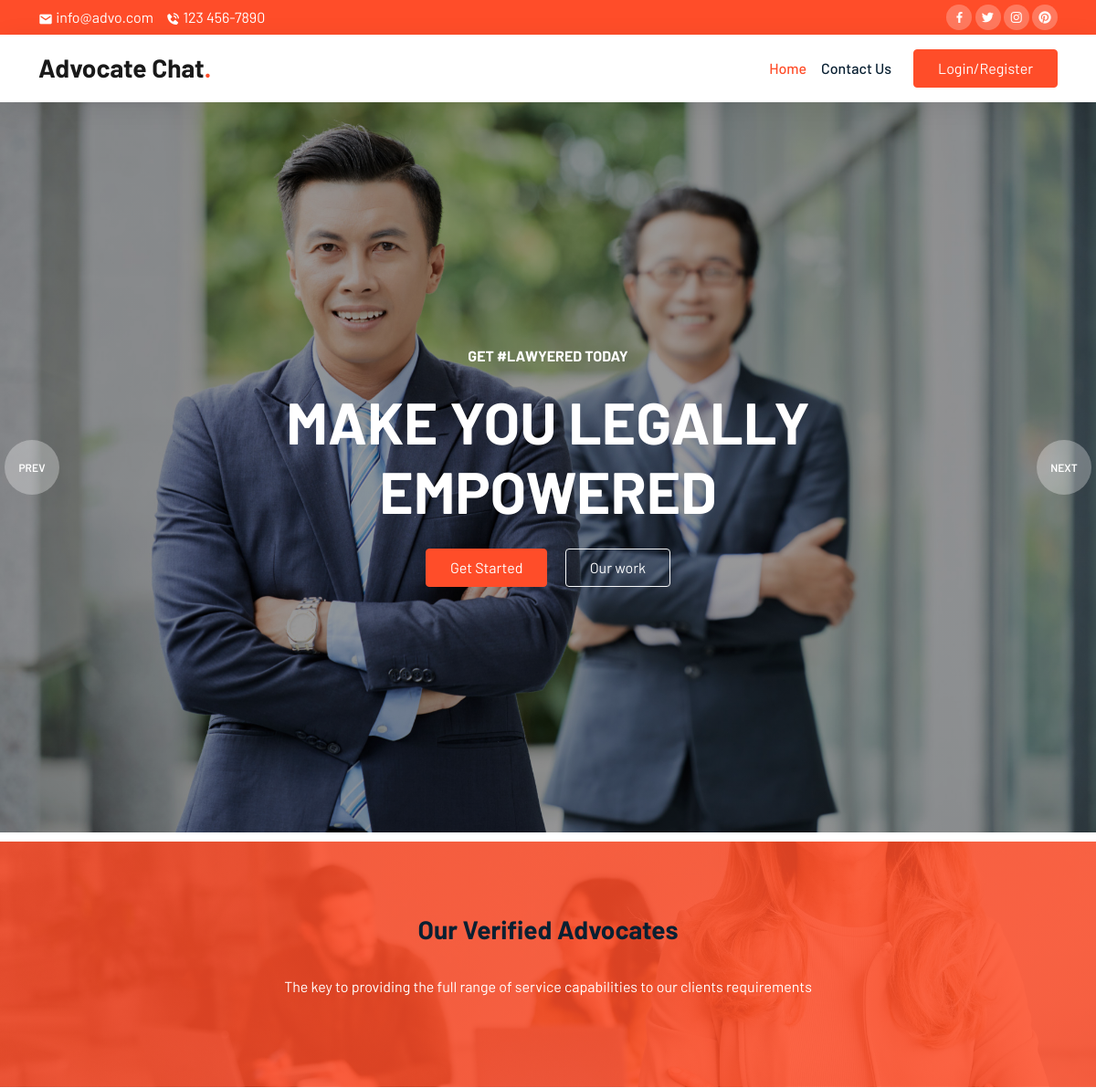
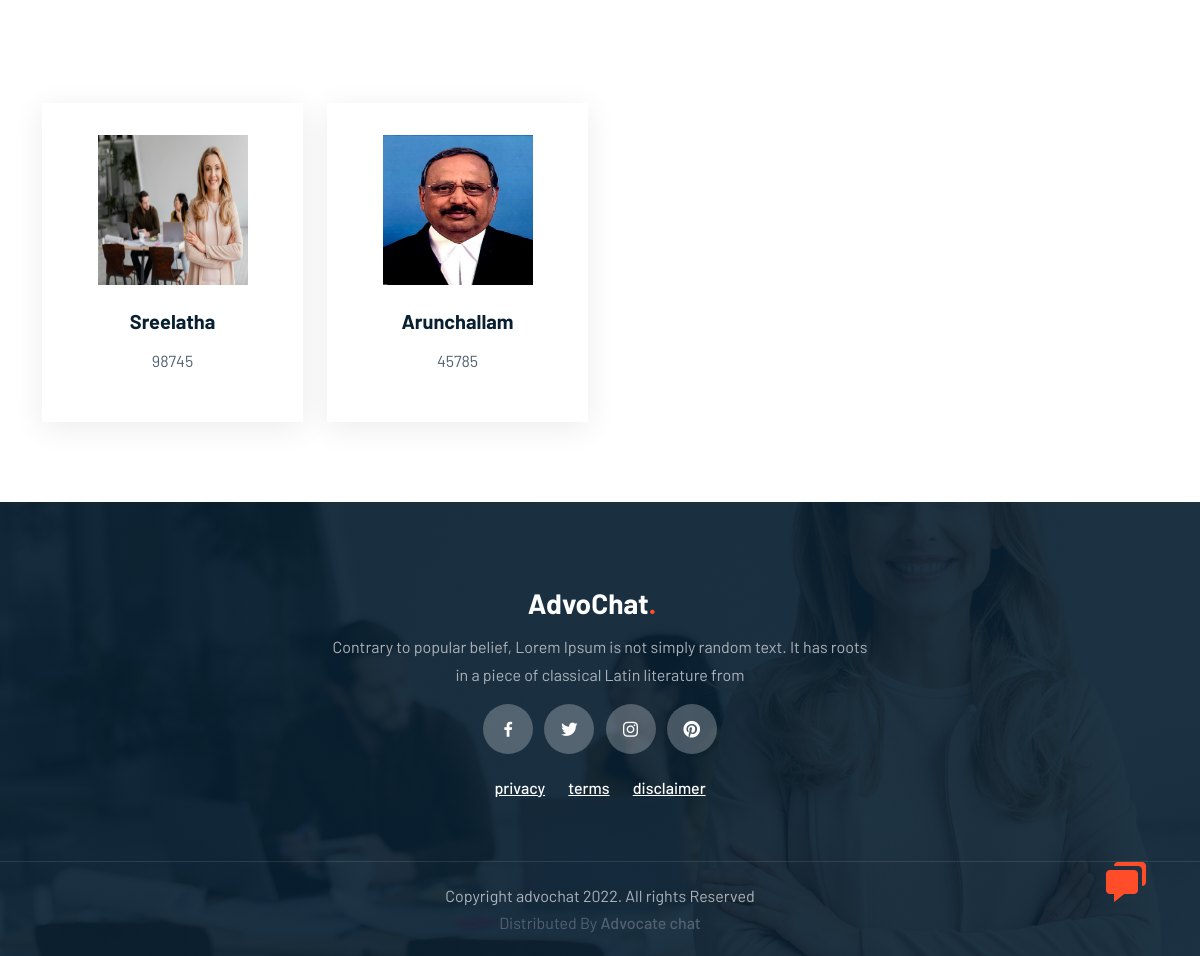
The page /FindLawyer/Criminal Law/ on the database its author committed (2 pictures, top to bottom).
### UserApp/models.py (models this page shows)
class LawyerDB(models.Model):
    name_l = models.CharField(max_length=20)
    phone_l = models.IntegerField()
    enroll_l = models.IntegerField()
    law = models.CharField(max_length=20)
    email_l = models.CharField(max_length=20)
    pwd_l = models.CharField(max_length=20)
    image = models.ImageField(upload_to='Image', default='null.jpg')
    status_l = models.CharField(max_length=20,default='null')
    reason_l = models.CharField(max_length=20,default='null')

### UserApp/views.py (the view)
# urls.py: path("FindLawyer/<str:name>/",views.FindLawyer,name='FindLawyer'),
def FindLawyer(request,name):
    data = LawyerDB.objects.filter(law=name)
    print(data)
    return render(request, 'FindLawyer.html', {'data':data})

### UserApp/templates/FindLawyer.html
{% extends 'User.html' %}
{% load static %}
    {% block content %}
    <section id="milestone">
        <div class="container">
            <div class="row text-center justify-content-center gy-4">
                <h3>Our Verified Advocates</h3>
                <p>The key to providing the full range of service capabilities to our clients requirements</p>
            </div>
        </div>
    </section>
    <section id="services" class="text-center">
        <div class="container">
            <div class="row mt-4">
                {% for i in data %}
                <div class="col-lg-3 col-md-6 col-sm-12">
                    <div class="service">
                        <img src="{{i.image.url}}" alt="" style="width: 150px; height: 150px;">
                        <h5>{{i.name_l}}</h5>
                        <p>{{i.enroll_l}}</p>
                    </div>
                </div>
                {% endfor %}
            </div>
        </div>
    </section>
    {% endblock %}

### UserApp/static/user/css/style.css (style rules this page uses)
:root { --brand: #ff4d29; --dark: #092032; --body: #516171; --border: rgba(0,0,0,0.08); --shadow: 0px 6px 30px rgba(0, 0, 0, 0.08); }
body { font-family: "Barlow", sans-serif; color: var(--body); line-height: 1.7; }
h1,h2,h3,h4,h5,h6, .display-1,.display-2,.display-3,.display-4 { font-weight: 700; color: var(--dark); }
img { width: 100%; }
section { padding-top: 80px; padding-bottom: 80px; }
#milestone { background: linear-gradient(rgba(255, 77, 41, 0.85), rgba(255, 77, 41, 0.85)), url(../img/bg_banner1.jpg); background-size: cover; background-position: center; background-repeat: no-repeat; }
#milestone h1, #milestone p { color: #fff; }
.service { padding: 32px; background-color: #fff; box-shadow: var(--shadow); }
.service h5 { margin-top: 24px; margin-bottom: 14px; }
.service img { width: 90px; }

### rows shown on the page
LawyerDB: image (picture), name_l "Sreelatha", enroll_l "98745"
LawyerDB: image (picture), name_l "Arunchallam", enroll_l "45785"
